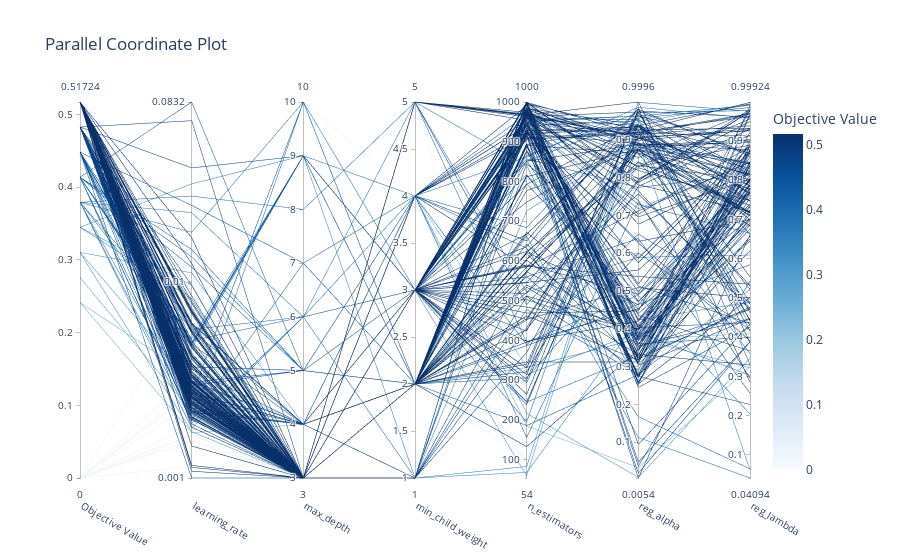

The cell this chart's notebook holds for it:
### Code cell
plot_parallel_coordinate(study_xgb)

### Figure 1 — Plotly figure (JSON) as saved in the notebook; plotly's stock layout.template omitted (floating-point values rounded to 4 significant figures; data arrays with more than 128 entries replaced by an {"elided": "..."} marker saying what was removed)
{"data": [{"dimensions": [{"label": "Objective Value", "range": [0, 0.5172], "values": {"elided": "207 float values"}}, {"label": "learning_rate", "range": [-2.999, -1.08], "ticktext": ["0.001", "0.01", "0.0832"], "tickvals": [-2.999, -2, -1.08], "values": {"elided": "207 float values"}}, {"label": "max_depth", "range": [3, 10], "values": {"elided": "207 int values"}}, {"label": "min_child_weight", "range": [1, 5], "values": {"elided": "207 int values"}}, {"label": "n_estimators", "range": [54, 1000], "values": {"elided": "207 int values"}}, {"label": "reg_alpha", "range": [0.005414, 0.9996], "values": {"elided": "207 float values"}}, {"label": "reg_lambda", "range": [0.04094, 0.9992], "values": {"elided": "207 float values"}}], "labelangle": 30, "labelside": "bottom", "line": {"color": {"elided": "207 float values"}, "colorbar": {"title": {"text": "Objective Value"}}, "colorscale": [[0, "rgb(247,251,255)"], [0.125, "rgb(222,235,247)"], [0.25, "rgb(198,219,239)"], [0.375, "rgb(158,202,225)"], [0.5, "rgb(107,174,214)"], [0.625, "rgb(66,146,198)"], [0.75, "rgb(33,113,181)"], [0.875, "rgb(8,81,156)"], [1, "rgb(8,48,107)"]], "reversescale": false, "showscale": true}, "type": "parcoords"}], "layout": {"title": {"text": "Parallel Coordinate Plot"}}}
